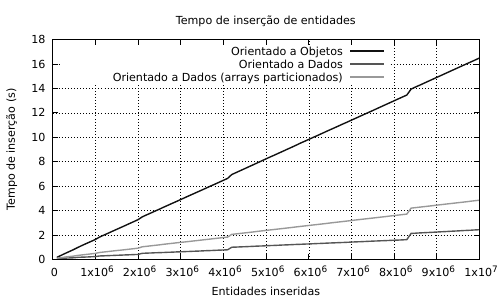

The script that saved this image:
#!/usr/bin/gnuplot

set terminal pdf
set output 'ecs_insert.pdf'

set title "Tempo de inserção de entidades"
set xlabel "Entidades inseridas"
set ylabel "Tempo de inserção (s)"

set linestyle 1 dt 1 lw 2 lc rgb '#111111'
set linestyle 2 dt 1 lw 2 lc rgb '#555555'
set linestyle 3 dt 1 lw 2 lc rgb '#999999'
set linestyle 4 dt 2 lw 2 lc rgb '#999999'

set autoscale
set decimalsign ","

set grid
set key top left

f(x) = 1.0/60.0

plot \
"../data/ecs/oo/insert_10000000_100000"  using 1:2 title "Orientado a Objetos"  w lines ls 1, \
"../data/ecs/do0/insert_10000000_100000"  using 1:2 title "Orientado a Dados"  w lines ls 2, \
"../data/ecs/do1/insert_10000000_100000"  using 1:2 title "Orientado a Dados (arrays particionados)"  w lines ls 3
        
